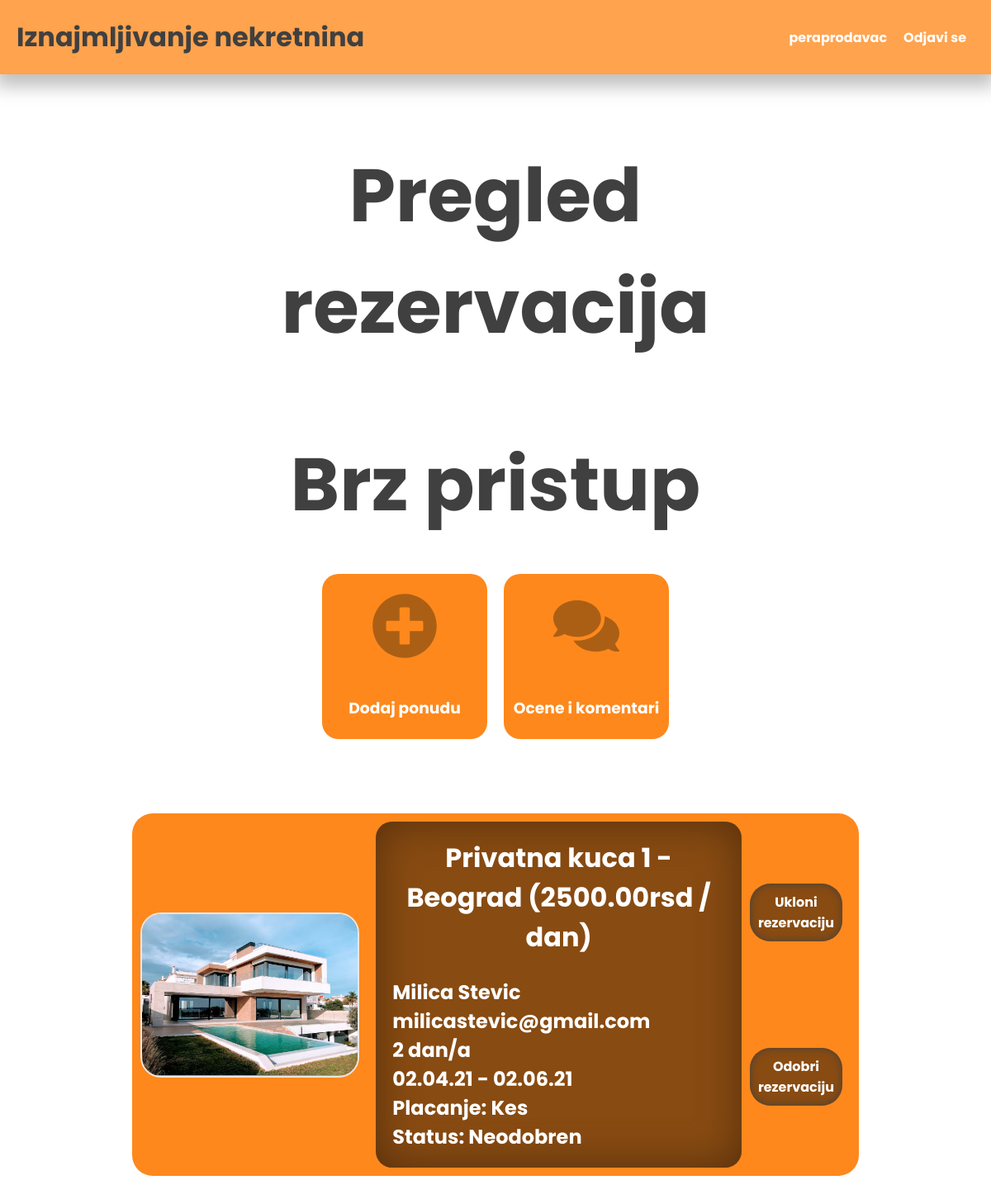
Screenshot of /seller_reservations.php (signed in) with the database file from the repository.
### tables this page shows
CREATE TABLE `offers` (
  `id` int(11) NOT NULL,
  `seller_id` int(11) NOT NULL,
  `offer_name` varchar(50) NOT NULL,
  `offer_type` int(11) NOT NULL,
  `city_id` int(11) NOT NULL,
  `room_number` int(11) NOT NULL,
  `people_number` int(11) NOT NULL,
  `parking` int(11) NOT NULL,
  `internet` int(11) NOT NULL,
  `smoking_allowed` int(11) NOT NULL,
  `description` text NOT NULL,
  `price` int(11) NOT NULL
);

CREATE TABLE `offer_images` (
  `id` int(11) NOT NULL,
  `offer_id` int(11) NOT NULL,
  `title` varchar(100) NOT NULL
);

CREATE TABLE `cities` (
  `id` int(11) NOT NULL,
  `name` varchar(50) DEFAULT NULL
);

CREATE TABLE `users` (
  `id` int(11) NOT NULL,
  `first_name` varchar(50) NOT NULL,
  `last_name` varchar(50) NOT NULL,
  `email` varchar(100) NOT NULL,
  `username` varchar(100) NOT NULL,
  `password` varchar(150) NOT NULL,
  `role` varchar(10) NOT NULL DEFAULT 'user'
);

CREATE TABLE `offer_reservations` (
  `id` int(11) NOT NULL,
  `offer_id` int(11) NOT NULL,
  `user_id` int(11) NOT NULL,
  `start_date` date NOT NULL,
  `end_date` date NOT NULL,
  `payment` int(11) NOT NULL DEFAULT 0,
  `status` int(11) NOT NULL DEFAULT 0
);

### seller_reservations.php (the view, shortened to what this page needs)
<!DOCTYPE html>
<html lang="en">
<head>
    <link rel="stylesheet" type="text/css" href="css/style.css">
</head>
<body>
    <?php include('nav.php')?>
    <div class="container">
        <h1 class="text-center bf">Pregled rezervacija</h1>
    <?php
        $database = mysqli_connect('localhost','root','','appartment_rental');
        $user_id = $_SESSION['user_id'];
        $query = "SELECT offers.*, cities.name as city_name,users.first_name,users.last_name,users.email,offer_reservations.start_date,offer_reservations.end_date,offer_reservations.payment,offer_reservations.status,offer_reservations.id as 'reservation_id'
                FROM offers
                INNER JOIN cities on offers.city_id = cities.id
                INNER JOIN offer_reservations on offers.id = offer_reservations.offer_id
                INNER JOIN users on offer_reservations.user_id = users.id
                WHERE offers.seller_id = $user_id
        ";
        $results = $database->query($query);
    ?>
     <div class="container">
        <h1 class="text-center bf">Brz pristup</h1>
        <div class="quick-access">
             <a class="box" href = "add_offer.php">
                <img src="media/plus-circle-solid.svg" alt="" class="icon">
                <h3 class = "text-center wf">Dodaj ponudu</h3>
            </a>
             <a class="box" href = "seller_reviews.php">
                <img src="media/comments-solid.svg" alt="" class="icon">
                <h3 class = "text-center wf">Ocene i komentari</h3>
            </a>
        </div>
    </div>
    <div class="reservations">
        <?php while($row = $results->fetch_assoc()):?>
            <div class="reservation">
                <?php
                    $offer_id = $row['id'];
                    $query = "SELECT title from offer_images where offer_id = $offer_id LIMIT 1";
                    $image = $database->query($query)->fetch_assoc();
                ?>
                <div class="reservation-image">
                    <img src = "house_images/<?php echo $image['title'];?>">
                </div>
                <div class="reservation-details">
                    <h1 class ="text-center"><?php echo $row['offer_name']?> - <?php echo $row['city_name']?> (<?php echo $row['price']?>.00rsd / dan)</h1><br>
                    <h2><?php echo $row['first_name']?> <?php echo $row['last_name']?></h2>
                    <h2><?php echo $row['email']?></h2>
                    <h2><?php echo date_diff(date_create($row['end_date']),date_create($row['start_date']))->format("%a")?> dan/a</h2>
                    <h2><?php echo date_format(date_create($row['start_date']),"m.d.y");?> - <?php echo date_format(date_create($row['end_date']),"m.d.y");?></h2>
                    <h2>Placanje:
                        <?php if($row['payment'] == 0){
                            echo "Kes";
                        }
                        else {
                            echo "Kartica";
                        }
                        ?>
                    </h2>
                    <h2>Status:
                        <?php if($row['status'] == 0){
                            echo "Neodobren";
                        }
                        else {
                            echo "Odobren";
                        }
                        ?>
                    </h2>
                </div>
                <div class="reservation-actions">
                    <a class = "action" href="cancel_reservation.php?reservation=<?php echo $row['reservation_id']?>">Ukloni rezervaciju</a>
                        <?php if($row['status'] == 0):?>
                    <a class = "action" href = "process_reservation.php?status=1&reservation=<?php echo $row['reservation_id']?>">Odobri rezervaciju</a>
                    <?php else:?>
                        <a class = "action" href = "process_reservation.php?status=0&reservation=<?php echo $row['reservation_id']?>">Ponisti rezervaciju</a>
                    <?php endif?>
                </div>
            </div>
        <?php endwhile;?>
    </div>
    </div>
</body>
</html>

### css/style.css (style rules this page uses)
* { margin: 0; padding: 0; box-sizing: border-box; font-family: 'Poppins', sans-serif; color: #404040; scroll-behavior: smooth; }
h1, h2, h3, h4, h5, h6 { color: #404040; }
a { text-decoration: none; }
.text-center { text-align: center; }
.bf { font-size: 90px; margin-bottom: 30px; }
.wf { color: white !important; }
.container { margin: 5rem 10rem; }
.quick-access { display: flex; justify-content: center; align-items: center; flex-wrap: wrap; }
.box { background-color: #FE881C; display: flex; flex-direction: column; align-items: center; justify-content: space-around; height: 200px; width: 200px; margin: 10px; border-radius: 20px; }
.box>.icon { width: 80px; height: 80px; filter: invert(37%) sepia(33%) saturate(1726%) hue-rotate(356deg) brightness(98%) contrast(87%); }
.reservation { display: flex; flex-direction: row; flex-wrap: wrap; background-color: #FE881C; padding: 10px; border-radius: 25px; margin: 10px 0; }
.reservation-details>* { color: white !important; }
.reservation-image { flex: 0.5; height: 200px; margin: auto; }
.reservation-image>img { height: 200px; border: 2px solid #e7e7e7; border-radius: 25px; object-fit: contain; }
.reservation-details { flex: 2; background-color: #884b12; margin-left: 20px; padding: 20px; border-radius: 20px; box-shadow: inset 0 0 50px #552e0b; }
.reservation-actions { flex: 0.5; display: flex; justify-content: space-around; flex-direction: column; padding: 10px; }
.action { background-color: #884b12; border-radius: 25px; color: white; padding: 10px; text-align: center; font-weight: bolder; }
.action { display: flex; justify-content: space-around; align-items: center; flex-direction: column; box-shadow: inset 0 0 10px #404040; }

### rows the page displays
offers: offer_images.title (picture), offer_name "Privatna kuca 1", city.name "Beograd", price "2500", users.first_name "Milica", users.last_name "Stevic", users.email "milicastevic@gmail.com", offer_reservations.end_date+start_date "2", offer_reservations.start_date "02.04.21", offer_reservations.end_date "02.06.21"

### other values shown
$_SESSION['username'] "peraprodavac"
